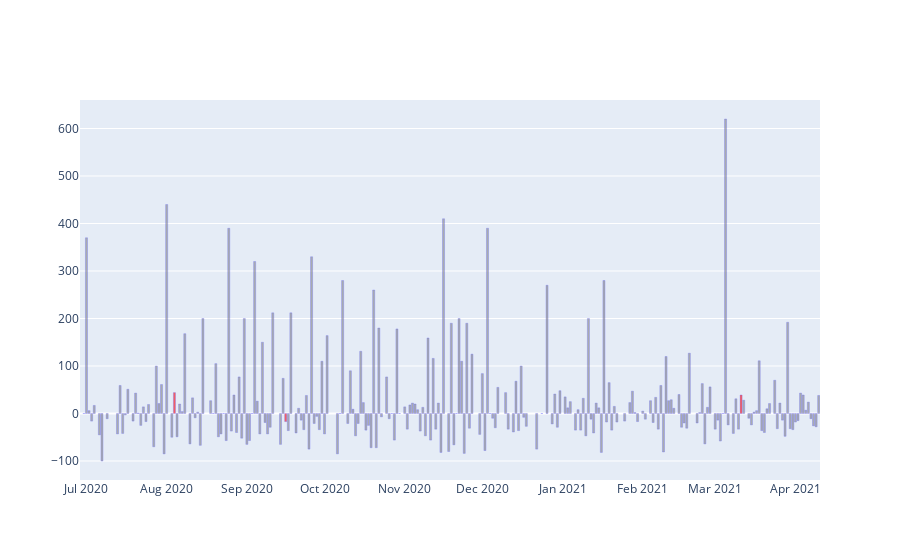

Source (notebook cell):
### Code cell
fig = go.Figure()
fig.add_trace(go.Bar(x=data_s['dateSeance'], y=data_s['fatigue_pct'], opacity=.6,
                     marker=dict(color=['red' if f==3.9 else 'grey' for f in data_s['fatigue']],
                                 line_color='blue', line_width=.3), name='Fatigue'))
fig

### Figure 1 — Plotly figure (JSON) as saved in the notebook; plotly's stock layout.template omitted (floating-point values rounded to 4 significant figures; data arrays with more than 128 entries replaced by an {"elided": "..."} marker saying what was removed)
{"data": [{"marker": {"color": {"elided": "241 str values"}, "line": {"color": "blue", "width": 0.3}}, "name": "Fatigue", "opacity": 0.6, "type": "bar", "x": {"elided": "241 str values"}, "y": {"elided": "241 int values"}}], "layout": {}}
